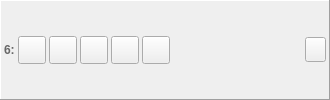
     <widget class="QFrame" name="horizontalFrame_6">
      <property name="enabled">
       <bool>true</bool>
      </property>
      <property name="sizePolicy">
       <sizepolicy hsizetype="Expanding" vsizetype="Fixed">
        <horstretch>0</horstretch>
        <verstretch>0</verstretch>
       </sizepolicy>
      </property>
      <property name="minimumSize">
       <size>
        <width>330</width>
        <height>0</height>
       </size>
      </property>
      <property name="contextMenuPolicy">
       <enum>Qt::ActionsContextMenu</enum>
      </property>
      <property name="autoFillBackground">
       <bool>false</bool>
      </property>
      <property name="frameShape">
       <enum>QFrame::Panel</enum>
      </property>
      <property name="frameShadow">
       <enum>QFrame::Raised</enum>
      </property>
      <layout class="QHBoxLayout" name="horizontalLayout_6">
       <property name="spacing">
        <number>3</number>
       </property>
       <property name="leftMargin">
        <number>3</number>
       </property>
       <property name="topMargin">
        <number>3</number>
       </property>
       <property name="rightMargin">
        <number>3</number>
       </property>
       <property name="bottomMargin">
        <number>3</number>
       </property>
       <item>
        <widget class="QLabel" name="label_16">
         <property name="enabled">
          <bool>true</bool>
         </property>
         <property name="sizePolicy">
          <sizepolicy hsizetype="Fixed" vsizetype="Fixed">
           <horstretch>0</horstretch>
           <verstretch>0</verstretch>
          </sizepolicy>
         </property>
         <property name="palette">
          <palette>
           <active>
            <colorrole role="WindowText">
             <brush brushstyle="SolidPattern">
              <color alpha="255">
               <red>104</red>
               <green>104</green>
               <blue>104</blue>
              </color>
             </brush>
            </colorrole>
           </active>
           <inactive>
            <colorrole role="WindowText">
             <brush brushstyle="SolidPattern">
              <color alpha="255">
               <red>104</red>
               <green>104</green>
               <blue>104</blue>
              </color>
             </brush>
            </colorrole>
           </inactive>
           <disabled>
            <colorrole role="WindowText">
             <brush brushstyle="SolidPattern">
              <color alpha="255">
               <red>120</red>
               <green>120</green>
               <blue>120</blue>
              </color>
             </brush>
            </colorrole>
           </disabled>
          </palette>
         </property>
         <property name="font">
          <font>
           <weight>75</weight>
           <bold>true</bold>
          </font>
         </property>
         <property name="text">
          <string>6:</string>
         </property>
         <property name="margin">
          <number>5</number>
         </property>
        </widget>
       </item>
       <item>
        <widget class="QToolButton" name="buttonMountDisk_6">
         <property name="enabled">
          <bool>true</bool>
         </property>
         <property name="minimumSize">
          <size>
           <width>28</width>
           <height>28</height>
          </size>
         </property>
         <property name="maximumSize">
          <size>
           <width>28</width>
           <height>28</height>
          </size>
         </property>
        </widget>
       </item>
       <item>
        <widget class="QToolButton" name="buttonMountFolder_6">
         <property name="enabled">
          <bool>true</bool>
         </property>
         <property name="minimumSize">
          <size>
           <width>28</width>
           <height>28</height>
          </size>
         </property>
         <property name="maximumSize">
          <size>
           <width>28</width>
           <height>28</height>
          </size>
         </property>
        </widget>
       </item>
       <item>
        <widget class="QToolButton" name="buttonSave_6">
         <property name="enabled">
          <bool>true</bool>
         </property>
         <property name="minimumSize">
          <size>
           <width>28</width>
           <height>28</height>
          </size>
         </property>
         <property name="maximumSize">
          <size>
           <width>28</width>
           <height>28</height>
          </size>
         </property>
         <property name="checkable">
          <bool>true</bool>
         </property>
        </widget>
       </item>
       <item>
        <widget class="QToolButton" name="autoSave_6">
         <property name="enabled">
          <bool>true</bool>
         </property>
         <property name="minimumSize">
          <size>
           <width>28</width>
           <height>28</height>
          </size>
         </property>
         <property name="maximumSize">
          <size>
           <width>28</width>
           <height>28</height>
          </size>
         </property>
         <property name="text">
          <string/>
         </property>
         <property name="checkable">
          <bool>false</bool>
         </property>
        </widget>
       </item>
       <item>
        <widget class="QToolButton" name="buttonEditDisk_6">
         <property name="enabled">
          <bool>true</bool>
         </property>
         <property name="minimumSize">
          <size>
           <width>28</width>
           <height>28</height>
          </size>
         </property>
         <property name="maximumSize">
          <size>
           <width>28</width>
           <height>28</height>
          </size>
         </property>
         <property name="checkable">
          <bool>false</bool>
         </property>
        </widget>
       </item>
       <item>
        <layout class="QVBoxLayout" name="verticalLayout_6">
         <property name="spacing">
          <number>0</number>
         </property>
         <property name="leftMargin">
          <number>5</number>
         </property>
         <property name="rightMargin">
          <number>5</number>
         </property>
         <item>
          <widget class="QLabel" name="labelFileName_6">
           <property name="enabled">
            <bool>true</bool>
           </property>
           <property name="sizePolicy">
            <sizepolicy hsizetype="Ignored" vsizetype="Fixed">
             <horstretch>0</horstretch>
             <verstretch>0</verstretch>
            </sizepolicy>
           </property>
           <property name="autoFillBackground">
            <bool>false</bool>
           </property>
           <property name="text">
            <string/>
           </property>
           <property name="textFormat">
            <enum>Qt::PlainText</enum>
           </property>
           <property name="wordWrap">
            <bool>false</bool>
           </property>
          </widget>
         </item>
         <item>
          <widget class="QLabel" name="labelImageProperties_6">
           <property name="enabled">
            <bool>true</bool>
           </property>
           <property name="sizePolicy">
            <sizepolicy hsizetype="Preferred" vsizetype="Fixed">
             <horstretch>0</horstretch>
             <verstretch>0</verstretch>
            </sizepolicy>
           </property>
           <property name="palette">
            <palette>
             <active>
              <colorrole role="WindowText">
               <brush brushstyle="SolidPattern">
                <color alpha="255">
                 <red>128</red>
                 <green>128</green>
                 <blue>128</blue>
                </color>
               </brush>
              </colorrole>
              <colorrole role="Mid">
               <brush brushstyle="SolidPattern">
                <color alpha="255">
                 <red>157</red>
                 <green>155</green>
                 <blue>144</blue>
                </color>
               </brush>
              </colorrole>
             </active>
             <inactive>
              <colorrole role="WindowText">
               <brush brushstyle="SolidPattern">
                <color alpha="255">
                 <red>128</red>
                 <green>128</green>
                 <blue>128</blue>
                </color>
               </brush>
              </colorrole>
              <colorrole role="Mid">
               <brush brushstyle="SolidPattern">
                <color alpha="255">
                 <red>157</red>
                 <green>155</green>
                 <blue>144</blue>
                </color>
               </brush>
              </colorrole>
             </inactive>
             <disabled>
              <colorrole role="WindowText">
               <brush brushstyle="SolidPattern">
                <color alpha="255">
                 <red>118</red>
                 <green>116</green>
                 <blue>108</blue>
                </color>
               </brush>
              </colorrole>
              <colorrole role="Mid">
               <brush brushstyle="SolidPattern">
                <color alpha="255">
                 <red>157</red>
                 <green>155</green>
                 <blue>144</blue>
                </color>
               </brush>
              </colorrole>
             </disabled>
            </palette>
           </property>
           <property name="textFormat">
            <enum>Qt::PlainText</enum>
           </property>
           <property name="alignment">
            <set>Qt::AlignLeading|Qt::AlignLeft|Qt::AlignVCenter</set>
           </property>
           <property name="wordWrap">
            <bool>false</bool>
           </property>
          </widget>
         </item>
        </layout>
       </item>
       <item>
        <widget class="QToolButton" name="buttonEject_6">
         <property name="enabled">
          <bool>true</bool>
         </property>
         <property name="minimumSize">
          <size>
           <width>21</width>
           <height>25</height>
          </size>
         </property>
         <property name="maximumSize">
          <size>
           <width>21</width>
           <height>25</height>
          </size>
         </property>
        </widget>
       </item>
      </layout>
     </widget>
